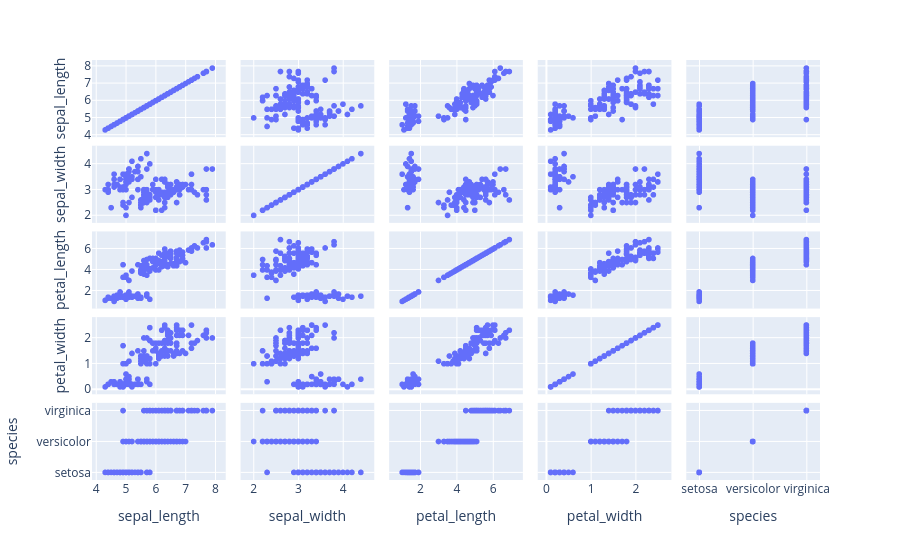

Notebook cell for this chart:
### Code cell
fig = px.scatter_matrix(df)
fig.show()

### Figure 1 — Plotly figure (JSON) as saved in the notebook; plotly's stock layout.template omitted (floating-point values rounded to 4 significant figures; data arrays with more than 128 entries replaced by an {"elided": "..."} marker saying what was removed)
{"data": [{"dimensions": [{"axis": {"matches": true}, "label": "sepal_length", "values": {"elided": "150 float values"}}, {"axis": {"matches": true}, "label": "sepal_width", "values": {"elided": "150 float values"}}, {"axis": {"matches": true}, "label": "petal_length", "values": {"elided": "150 float values"}}, {"axis": {"matches": true}, "label": "petal_width", "values": {"elided": "150 float values"}}, {"axis": {"matches": true}, "label": "species", "values": {"elided": "150 str values"}}], "hovertemplate": "%{xaxis.title.text}=%{x}<br>%{yaxis.title.text}=%{y}<extra></extra>", "legendgroup": "", "marker": {"color": "#636efa", "symbol": "circle"}, "name": "", "showlegend": false, "type": "splom"}], "layout": {"dragmode": "select", "legend": {"tracegroupgap": 0}, "margin": {"t": 60}}}
